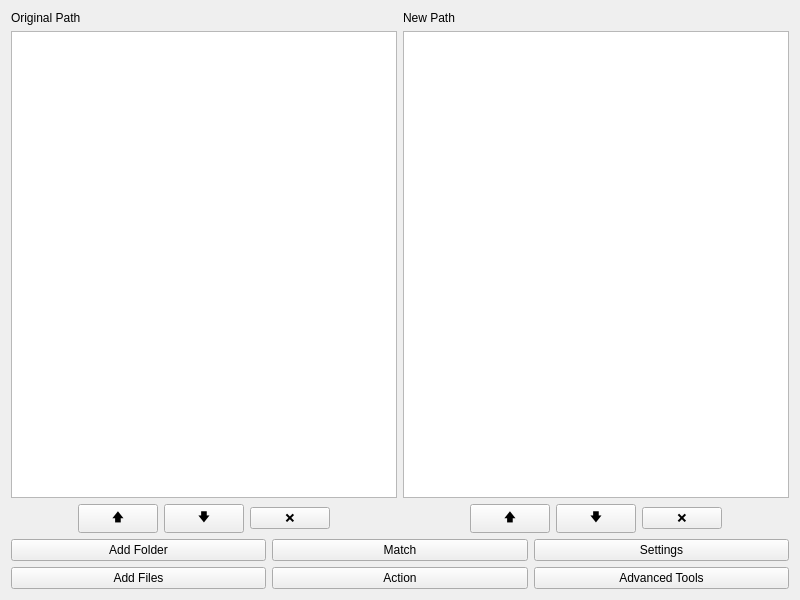
<?xml version="1.0" encoding="UTF-8"?>
<ui version="4.0">
 <class>MainWindow</class>
 <widget class="QWidget" name="MainWindow">
  <property name="geometry">
   <rect>
    <x>0</x>
    <y>0</y>
    <width>800</width>
    <height>600</height>
   </rect>
  </property>
  <property name="windowTitle">
   <string>Fyler</string>
  </property>
  <layout class="QVBoxLayout" name="verticalLayout">
   <item>
    <layout class="QGridLayout" name="topGrid">
     <item row="0" column="0">
      <widget class="QLabel" name="sourceTitle">
       <property name="text">
        <string>&lt;html&gt;&lt;head/&gt;&lt;body&gt;&lt;p&gt;Original Path&lt;/p&gt;&lt;/body&gt;&lt;/html&gt;</string>
       </property>
       <property name="openExternalLinks">
        <bool>true</bool>
       </property>
      </widget>
     </item>
     <item row="1" column="1">
      <widget class="QListWidget" name="destList"/>
     </item>
     <item row="0" column="1">
      <widget class="QLabel" name="destTitle">
       <property name="text">
        <string>New Path</string>
       </property>
      </widget>
     </item>
     <item row="1" column="0">
      <widget class="QListWidget" name="sourceList"/>
     </item>
     <item row="2" column="0">
      <layout class="QHBoxLayout" name="sourceHorizontal">
       <item>
        <spacer name="sourceLeftSpacer">
         <property name="orientation">
          <enum>Qt::Horizontal</enum>
         </property>
         <property name="sizeHint" stdset="0">
          <size>
           <width>40</width>
           <height>20</height>
          </size>
         </property>
        </spacer>
       </item>
       <item>
        <widget class="QPushButton" name="sourceUpButton">
         <property name="text">
          <string>🡅</string>
         </property>
        </widget>
       </item>
       <item>
        <widget class="QPushButton" name="sourceDownButton">
         <property name="text">
          <string>🡇</string>
         </property>
        </widget>
       </item>
       <item>
        <widget class="QPushButton" name="sourceXButton">
         <property name="text">
          <string>❌</string>
         </property>
        </widget>
       </item>
       <item>
        <spacer name="sourceRightSpacer">
         <property name="orientation">
          <enum>Qt::Horizontal</enum>
         </property>
         <property name="sizeHint" stdset="0">
          <size>
           <width>40</width>
           <height>20</height>
          </size>
         </property>
        </spacer>
       </item>
      </layout>
     </item>
     <item row="2" column="1">
      <layout class="QHBoxLayout" name="destHorizontal">
       <item>
        <spacer name="destLeftSpacer">
         <property name="orientation">
          <enum>Qt::Horizontal</enum>
         </property>
         <property name="sizeHint" stdset="0">
          <size>
           <width>40</width>
           <height>20</height>
          </size>
         </property>
        </spacer>
       </item>
       <item>
        <widget class="QPushButton" name="destUpButton">
         <property name="text">
          <string>🡅</string>
         </property>
        </widget>
       </item>
       <item>
        <widget class="QPushButton" name="destDownButton">
         <property name="text">
          <string>🡇</string>
         </property>
        </widget>
       </item>
       <item>
        <widget class="QPushButton" name="destXButton">
         <property name="text">
          <string>❌</string>
         </property>
        </widget>
       </item>
       <item>
        <spacer name="destRightSpacer">
         <property name="orientation">
          <enum>Qt::Horizontal</enum>
         </property>
         <property name="sizeHint" stdset="0">
          <size>
           <width>40</width>
           <height>20</height>
          </size>
         </property>
        </spacer>
       </item>
      </layout>
     </item>
    </layout>
   </item>
   <item>
    <layout class="QGridLayout" name="bottomGrid">
     <item row="3" column="0">
      <widget class="QPushButton" name="filesButton">
       <property name="text">
        <string>Add Files</string>
       </property>
      </widget>
     </item>
     <item row="2" column="0">
      <widget class="QPushButton" name="folderButton">
       <property name="text">
        <string>Add Folder</string>
       </property>
      </widget>
     </item>
     <item row="2" column="1">
      <widget class="QPushButton" name="matchButton">
       <property name="text">
        <string>Match</string>
       </property>
      </widget>
     </item>
     <item row="3" column="1">
      <widget class="QPushButton" name="actionButton">
       <property name="text">
        <string>Action</string>
       </property>
      </widget>
     </item>
     <item row="2" column="2">
      <widget class="QPushButton" name="settingsButton">
       <property name="text">
        <string>Settings</string>
       </property>
      </widget>
     </item>
     <item row="3" column="2">
      <widget class="QPushButton" name="advancedButton">
       <property name="text">
        <string>Advanced Tools</string>
       </property>
      </widget>
     </item>
    </layout>
   </item>
  </layout>
 </widget>
 <resources/>
 <connections/>
</ui>
